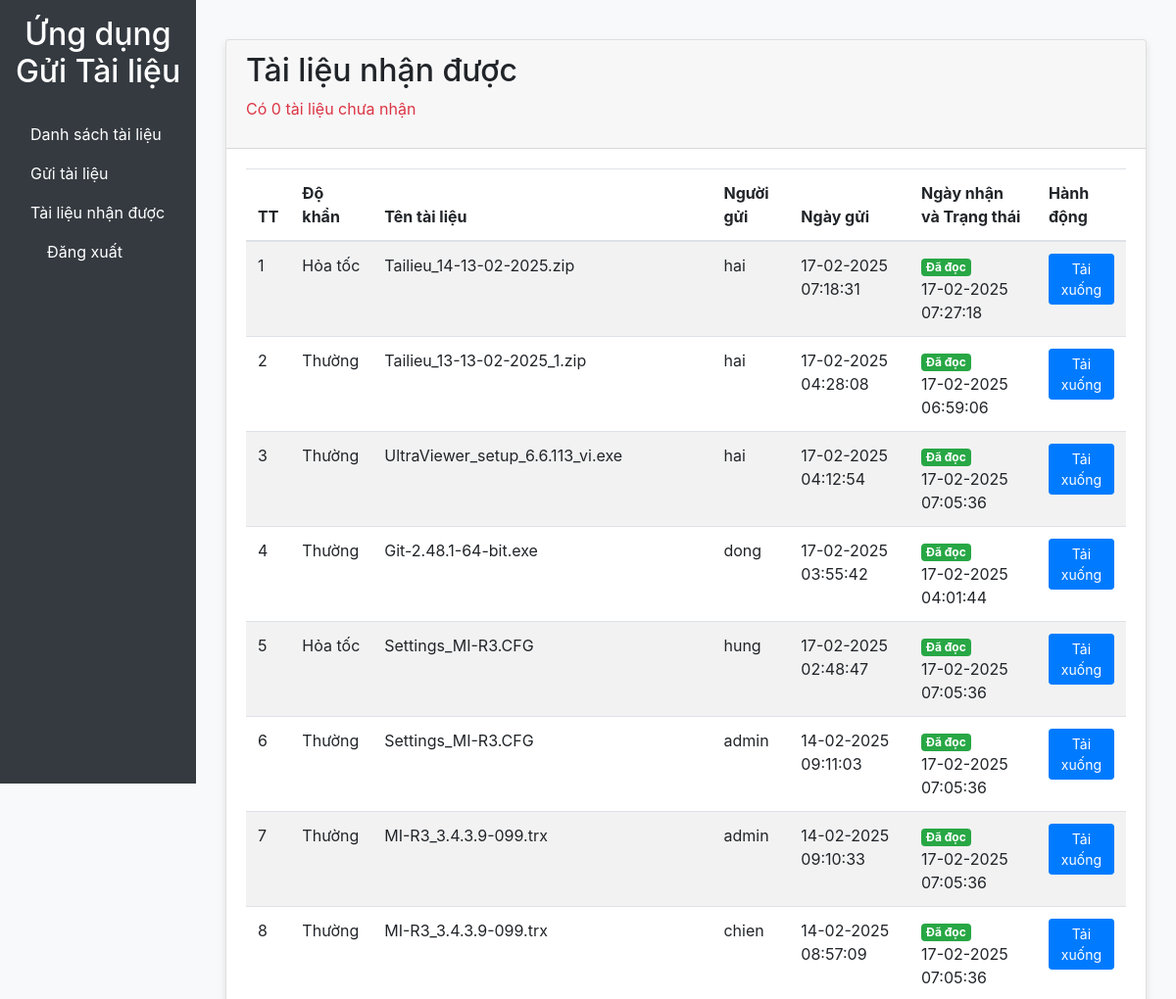
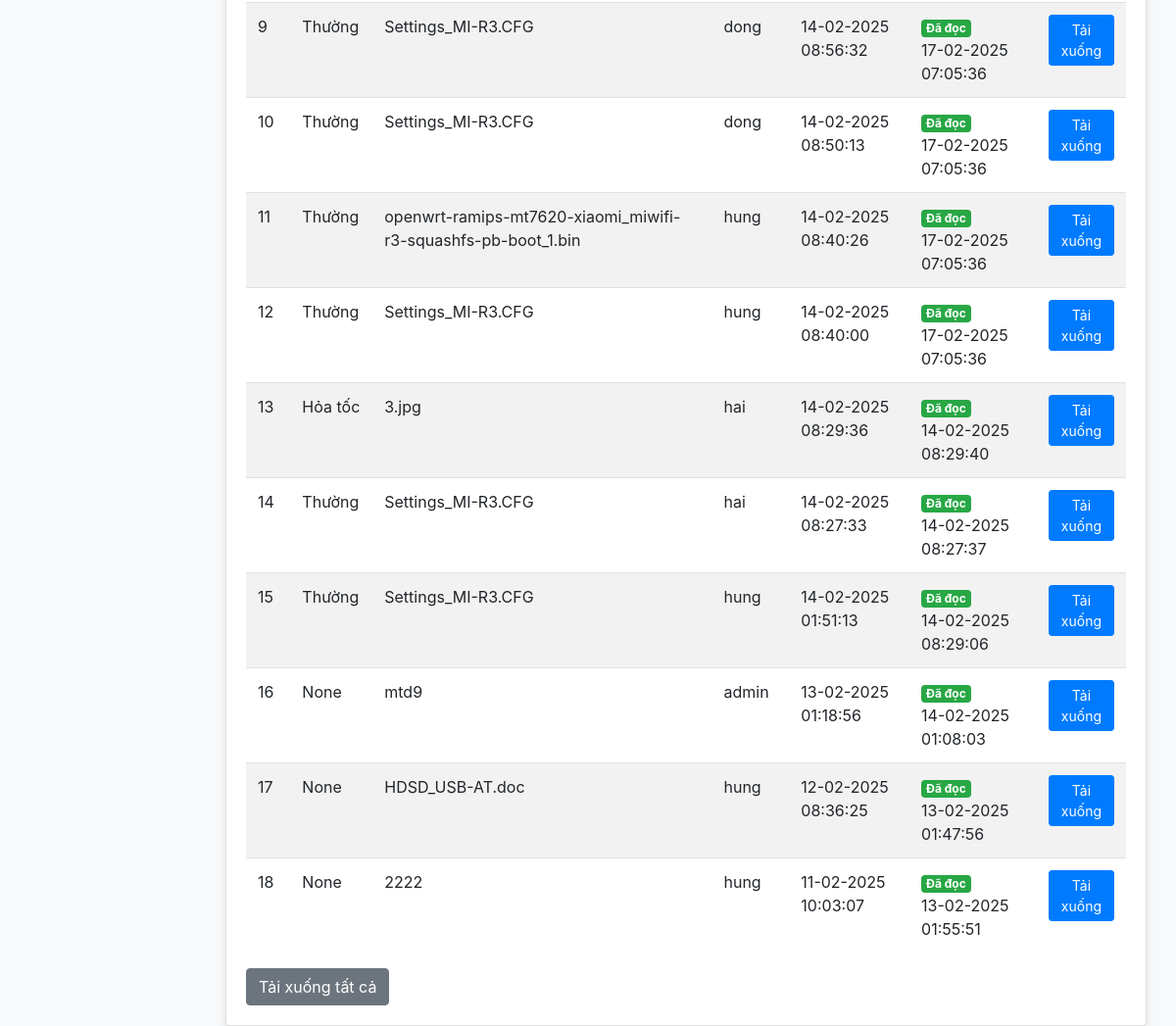
/received (signed in), run on an earlier commit of the app's database (2 pictures, top to bottom).
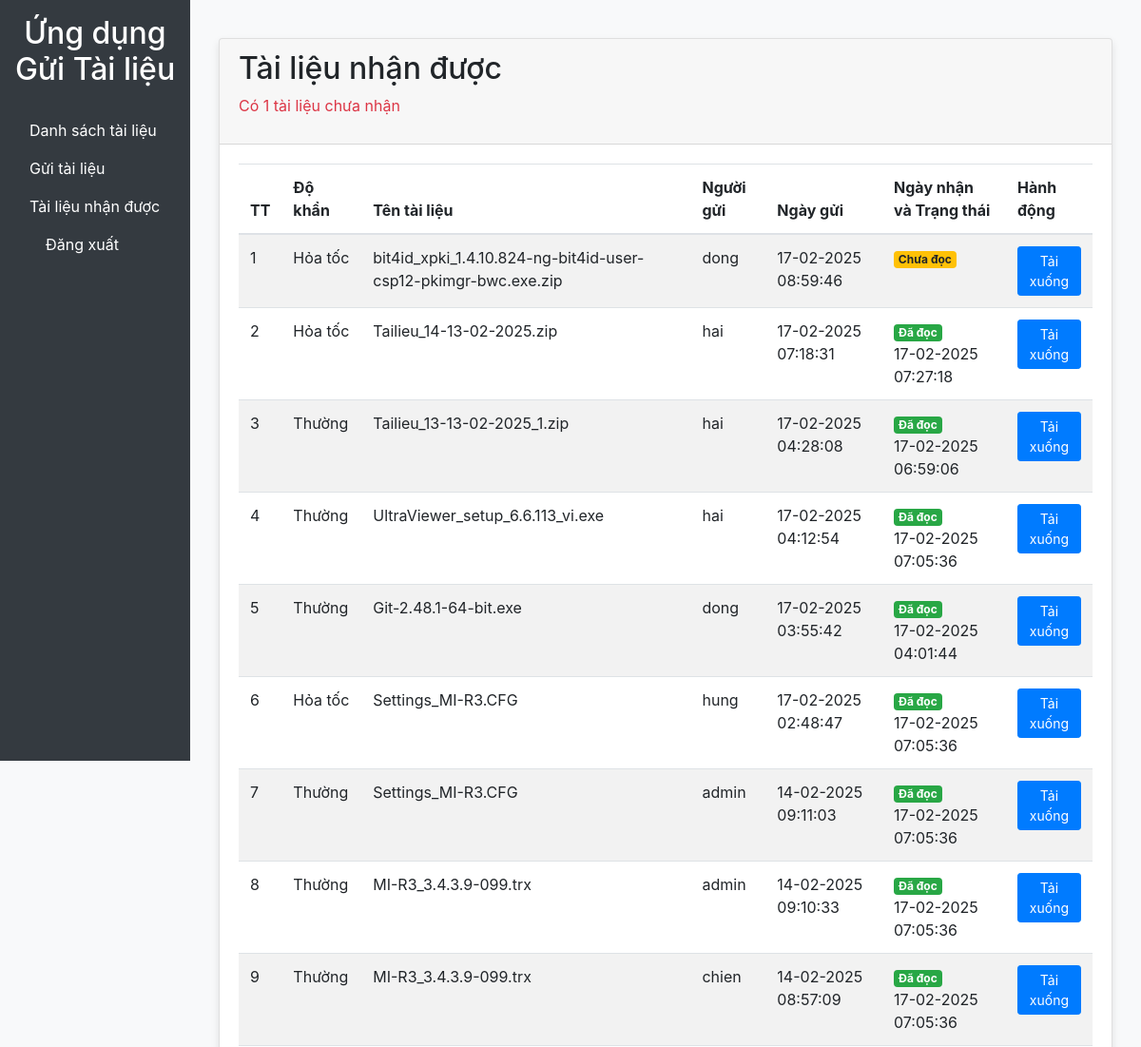
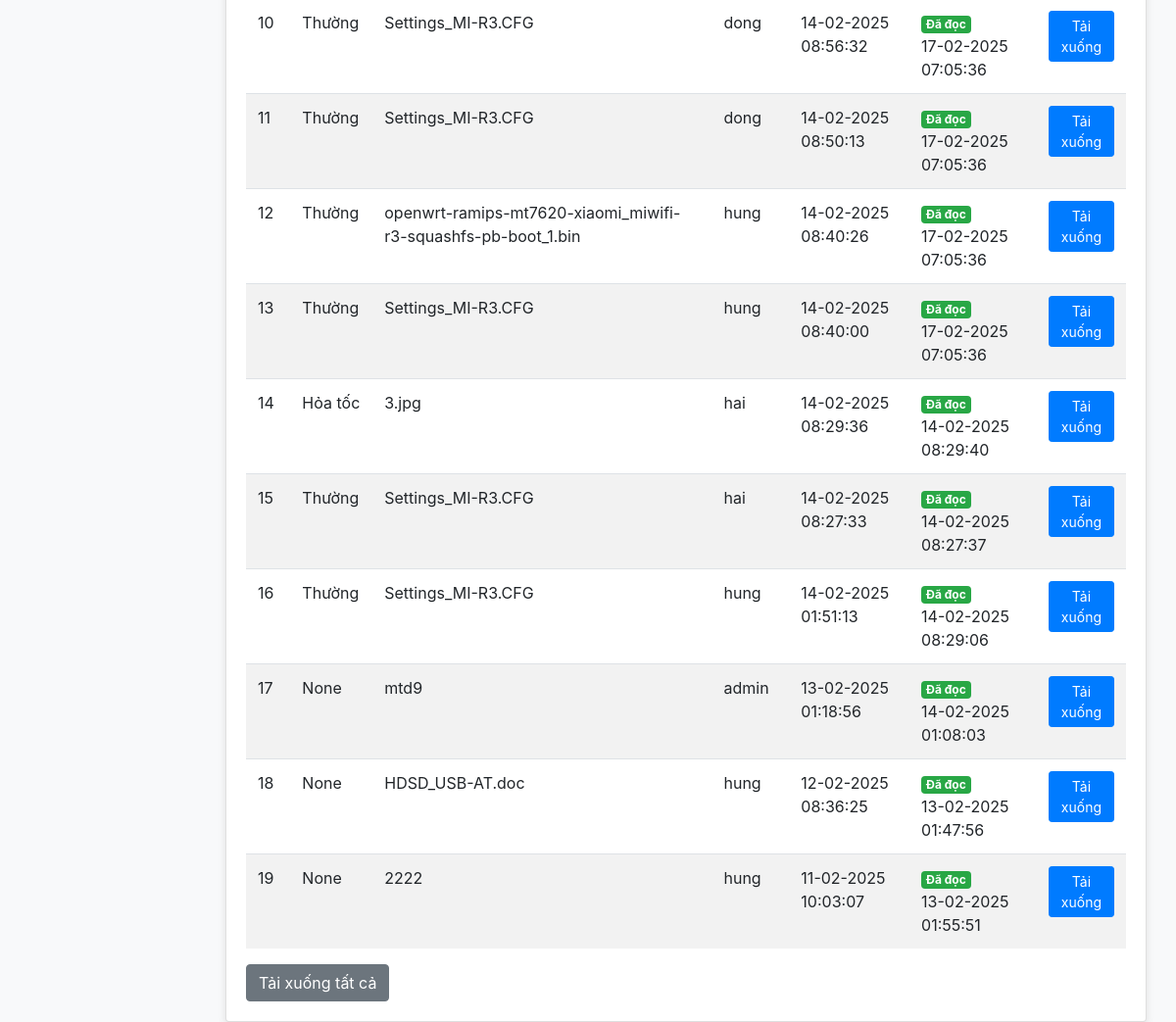
And on a later commit of the database (2 pictures, top to bottom).
### app/models.py (models this page shows, shortened)
class FileRecipient(db.Model):
    id = db.Column(db.Integer, primary_key=True)
    file_id = db.Column(db.Integer, db.ForeignKey('file.id'), index=True)
    recipient_id = db.Column(db.Integer, db.ForeignKey('user.id'), index=True)
    is_read = db.Column(db.Boolean, default=False, index=True)
    read_at = db.Column(db.DateTime, nullable=True)
    file = db.relationship('File', backref='recipients')
    recipient = db.relationship('User', backref='received_files')

class File(db.Model):
    id = db.Column(db.Integer, primary_key=True)
    name = db.Column(db.String(255), index=True)
    file_path = db.Column(db.String(255))
    uploaded_at = db.Column(db.DateTime, default=datetime.utcnow, index=True)
    urgency = db.Column(db.String(20), index=True)
    uploaded_by_id = db.Column(db.Integer, db.ForeignKey('user.id'))
    uploaded_by = db.relationship('User', backref='uploaded_files')

class User(UserMixin, db.Model):
    id = db.Column(db.Integer, primary_key=True)
    username = db.Column(db.String(64), index=True, unique=True)
    password_hash = db.Column(db.String(128))
    is_admin = db.Column(db.Boolean, default=False)
    groups = db.relationship('Group', secondary=user_groups, back_populates='users')

### app/routes.py (the view)
@bp.route('/received')
@login_required
def received_files():
    files = FileRecipient.query.filter_by(recipient_id=current_user.id).join(File).order_by(
        File.uploaded_at.desc()).all()
    unread_files_count = FileRecipient.query.filter_by(recipient_id=current_user.id, is_read=False).count()
    today_files = [file for file in files if file.file.uploaded_at.date() == date.today()]
    unread_files = [file for file in files if not file.is_read]
    return render_template('received_files.html', files=files, today_files=len(today_files),
                           unread_files=len(unread_files), unread_files_count=unread_files_count)

### app/models.py (called while the page is built)
@login.user_loader
def load_user(id):
    return User.query.get(int(id))

### app/templates/received_files.html
{% extends 'base.html' %}
{% block content %}
<div class="card mt-4">
    <div class="card-header">
        <h2>Tài liệu nhận được</h2>
        <p class="text-danger">Có {{ unread_files_count }} tài liệu chưa nhận</p>
    </div>
    <div class="card-body">
        <table class="table table-striped table-hover">
            <thead>
                <tr>
                    <th>TT</th>
                    <th>Độ khẩn</th>
                    <th>Tên tài liệu</th>
                    <th>Người gửi</th>
                    <th>Ngày gửi</th>
                    <th>Ngày nhận và Trạng thái</th>
                    <th>Hành động</th>
                </tr>
            </thead>
            <tbody>
                {% for recipient in files %}
                <tr>
                    <td>{{ loop.index }}</td>
                    <td>{{ recipient.file.urgency }}</td>
                    <td>{{ recipient.file.name }}</td>
                    <td>{{ recipient.file.uploaded_by.username }}</td>
                    <td>{{ recipient.file.uploaded_at.strftime('%d-%m-%Y %H:%M:%S') }}</td>
                    <td>
                        {% if recipient.is_read %}
                        <span class="badge badge-success">Đã đọc</span>
                        {% else %}
                        <span class="badge badge-warning">Chưa đọc</span>
                        {% endif %}
                        <br>
                        {{ recipient.read_at.strftime('%d-%m-%Y %H:%M:%S') if recipient.read_at else '' }}
                    </td>
                    <td>
                        <a href="{{ url_for('routes.download_file', file_id=recipient.file.id) }}" class="btn btn-primary btn-sm">Tải xuống</a>
                    </td>
                </tr>
                {% endfor %}
            </tbody>
        </table>
        <a href="{{ url_for('routes.download_all_files') }}" class="btn btn-secondary">Tải xuống tất cả</a>
    </div>
</div>
{% endblock %}

What changed in the data, as far as the page shows it:
added FileRecipient: file.urgency "Hỏa tốc", file.name "bit4id_xpki_1.4.10.824-ng-bit4id-user-csp12-pkimgr-bwc.exe.zip", file.uploaded_by.username "dong", file.uploaded_at "17-02-2025 08:59:46", is_read "Chưa đọc"
Also different on the page:
{{ unread_files_count }}: "0" → "1"
